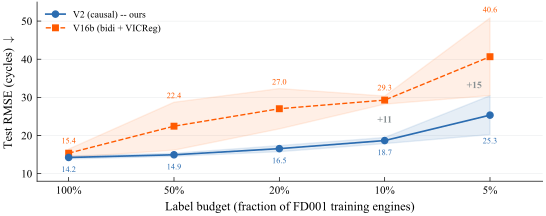

Here is the Python script that generated this plot:
#!/usr/bin/env python3
"""
FIGURE DESIGN
Message: "Causal V2 degrades gracefully under label scarcity while bidirectional V16b
         collapses catastrophically, proving the causal inductive bias is essential."
Type: Line plot with error ribbons, two series
Colors: blue=V2(ours), orange=V16b
Size: NeurIPS single column (5.5in wide, ~2.2in tall)
"""

import matplotlib
matplotlib.use("Agg")
import matplotlib.pyplot as plt
import numpy as np

C = {
    "blue":     "#2B6CB0",
    "orange":   "#FF5A00",
    "dark":     "#122128",
    "gray":     "#878F92",
    "gray_lt":  "#D1D5D8",
}

plt.rcParams.update({
    "font.family": "serif",
    "font.serif": ["Times New Roman", "DejaVu Serif"],
    "font.size": 8,
    "mathtext.fontset": "cm",
    "pdf.fonttype": 42,
    "ps.fonttype": 42,
    "axes.labelsize": 9,
    "axes.linewidth": 0.5,
    "axes.spines.top": False,
    "axes.spines.right": False,
    "xtick.labelsize": 8,
    "ytick.labelsize": 8,
    "xtick.direction": "in",
    "ytick.direction": "in",
    "xtick.major.size": 3,
    "ytick.major.size": 3,
    "xtick.major.width": 0.5,
    "ytick.major.width": 0.5,
    "legend.fontsize": 7,
    "legend.frameon": False,
    "figure.dpi": 150,
    "figure.constrained_layout.use": True,
    "savefig.dpi": 300,
    "savefig.bbox": "tight",
    "savefig.pad_inches": 0.02,
})

# Data
budget_labels = ["100%", "50%", "20%", "10%", "5%"]
x = np.arange(len(budget_labels))

v2_mean  = np.array([14.23, 14.93, 16.54, 18.66, 25.33])
v2_std   = np.array([0.4, 0.4, 0.8, 0.8, 5.1])
v16b_mean = np.array([15.36, 22.43, 27.01, 29.27, 40.65])
v16b_std  = np.array([1.07, 6.28, 5.28, 1.06, 10.18])

fig, ax = plt.subplots(figsize=(5.5, 2.2))

# Ribbons
ax.fill_between(x, v2_mean - v2_std, v2_mean + v2_std,
                color=C["blue"], alpha=0.12, zorder=1)
ax.fill_between(x, v16b_mean - v16b_std, v16b_mean + v16b_std,
                color=C["orange"], alpha=0.10, zorder=1)

# Lines
ax.plot(x, v2_mean, color=C["blue"], linestyle="-", marker="o",
        markersize=4.5, linewidth=1.2, zorder=4, label="V2 (causal) -- ours")
ax.plot(x, v16b_mean, color=C["orange"], linestyle="--", marker="s",
        markersize=4, linewidth=1.0, zorder=3, label="V16b (bidi + VICReg)")

# Direct labels
for i, (vm, vs) in enumerate(zip(v2_mean, v2_std)):
    ax.text(i, vm - max(vs, 1.5) - 0.8, f"{vm:.1f}", fontsize=6, color=C["blue"],
            ha="center", va="top")

for i, (vm, vs) in enumerate(zip(v16b_mean, v16b_std)):
    ypos = vm + max(vs, 1.5) + 0.6
    if i == 4:  # 5% label -- ribbon is huge, put label higher
        ypos = vm + vs + 1.0
    ax.text(i, ypos, f"{vm:.1f}", fontsize=6, color=C["orange"],
            ha="center", va="bottom")

# Gap annotation at 10%
ymid = (v2_mean[3] + v16b_mean[3]) / 2
ax.text(3.0, ymid, f"+{v16b_mean[3]-v2_mean[3]:.0f}", fontsize=7, color=C["gray"],
        fontweight="bold", va="center", ha="center")

# Gap annotation at 5%
ymid5 = (v2_mean[4] + v16b_mean[4]) / 2
ax.text(3.85, ymid5, f"+{v16b_mean[4]-v2_mean[4]:.0f}", fontsize=7, color=C["gray"],
        fontweight="bold", va="center", ha="center")

ax.set_xticks(x)
ax.set_xticklabels(budget_labels)
ax.set_xlabel("Label budget (fraction of FD001 training engines)")
ax.set_ylabel("Test RMSE (cycles) $\\downarrow$")
ax.set_ylim(8, 55)
ax.set_xlim(-0.3, 4.5)

ax.legend(loc="upper left", fontsize=7, handlelength=2.0)

# Light gridlines
ax.yaxis.grid(True, linewidth=0.2, color=C["gray_lt"], zorder=0)
ax.set_axisbelow(True)

out = "C:/Users/Jonaspetersen/dev/IndustrialJEPA/paper-neurips/figures/fig_label_efficiency_v16b.pdf"
fig.savefig(out)
plt.close(fig)
print(f"Saved {out}")
